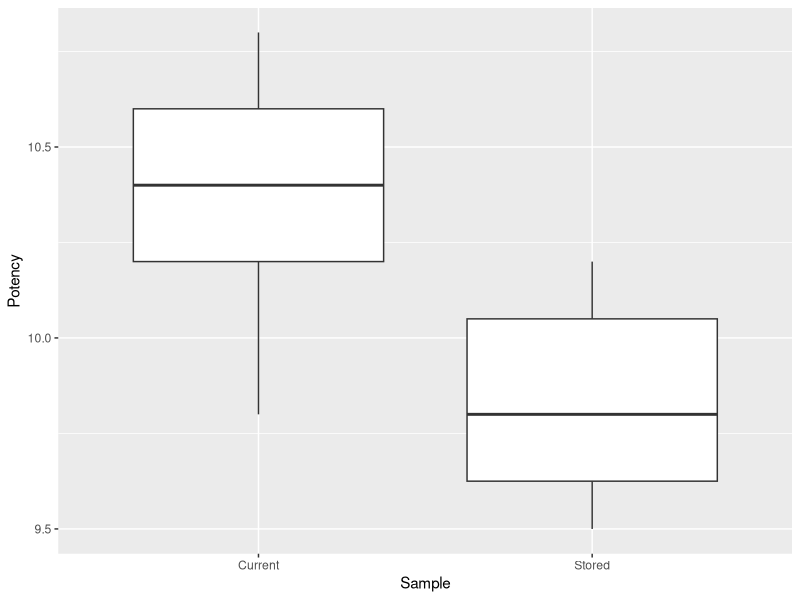
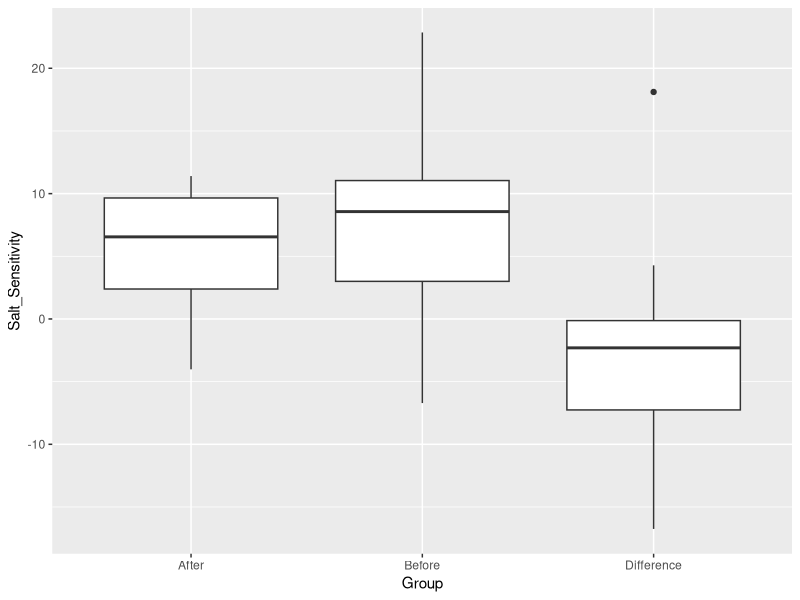

Here is the R script that generated these plots, in order:
## ---- chunk 1
#Retain (and do not edit) this code chunk!!!
library(knitr)
knitr::opts_chunk$set(echo = FALSE)
knitr::opts_chunk$set(message = FALSE)

library(tidyverse)
library(here)
library(coin)

## ---- chunk 2
#Q1
pool_sd <- 1.2
delta <- 1.5
alpha <- 0.05
power <- 0.9

power.t.test(delta = delta, sd = pool_sd, 
             sig.level = alpha, power = power, 
             type = 'two.sample', alternative = 'two.sided')


## ---- chunk 3
#Q2
potency <- read_csv(here('./HW4/ex6-59.txt'), quote = "'")

pot_long <- potency %>%
  rename(Current = Sample1,
         Stored = Sample2) %>%
  pivot_longer(everything(), names_to = 'Sample',
               values_to = 'Potency')

boxplot <- ggplot(pot_long, aes(x=Sample, y=Potency)) + geom_boxplot()

boxplot

## ---- chunk 4
#Q3
pot_long_summ <- pot_long %>%
  group_by(Sample) %>%
  summarize(Mean = mean(Potency),
            StDev = round(sd(Potency),2))

kable(pot_long_summ)

## ---- chunk 5
#Q4
sd_ratio <- 0.32/0.24
sd_ratio

## ---- chunk 6
#Q5
q5test <- t.test(data = pot_long, Potency ~ Sample, var.equal = T)
q5test

ts <- round(q5test$statistic, 2)
ts

pval <- q5test$p.value ## do I need to multiple by 2, how to use to reject or ftr the Ho
pval

## ---- chunk 7
#Q7
q5test

## ---- chunk 8
#Q8
salt <- read_csv(here('./HW4/ex6-28.txt'), quote = "'")

salt_long <- salt %>%
  mutate(Difference = After - Before) %>%
  pivot_longer(everything(), names_to = 'Group',
             values_to = 'Salt_Sensitivity')

salt_boxp <- ggplot(salt_long, aes(x=Group, y=Salt_Sensitivity)) +
  geom_boxplot()

salt_boxp

## ---- chunk 9
#Q9
salt <- salt %>%
  mutate(Difference = After - Before)

q9 <- t.test(salt$After, salt$Before, paired = T)
q9

ts <- q9$statistic
ts

pval <- q9$p.value
pval

## ---- chunk 10
#Q10
wilcoxsign_test(After ~ Before, data = salt, distribution = 'exact')
